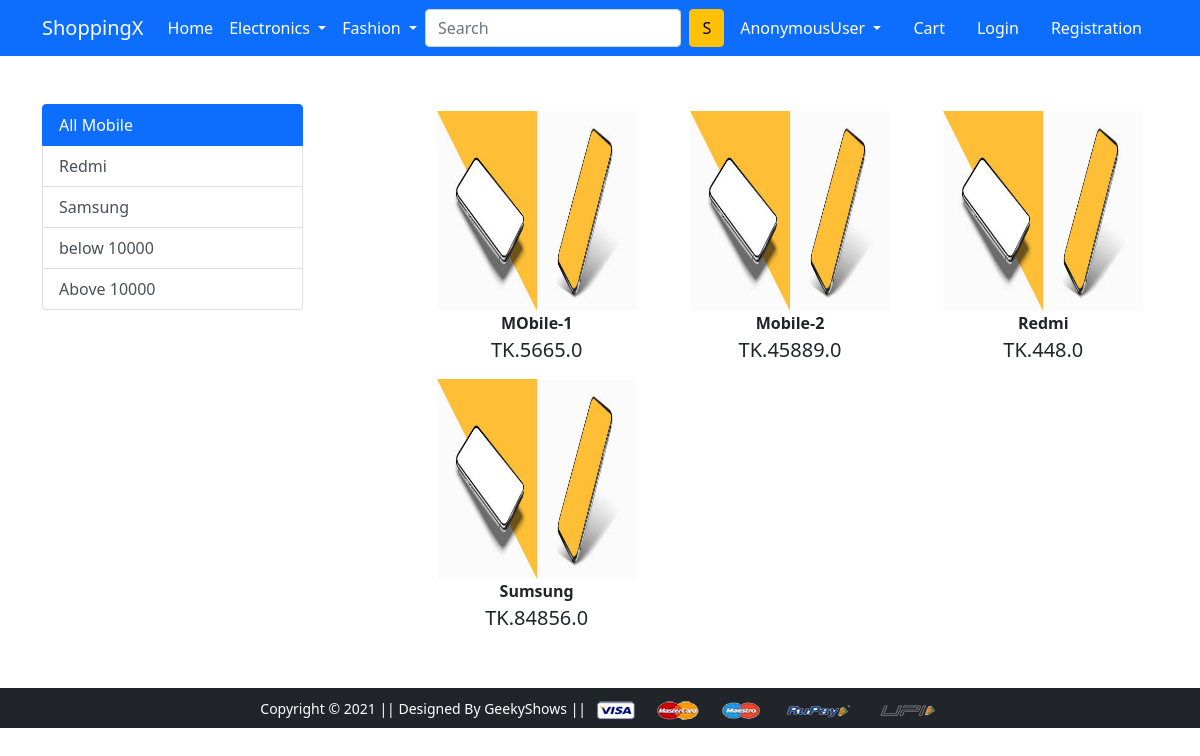
/mobile/, run on the app's committed database.
### app/models.py (models this page shows, shortened)
class Product(models.Model):
    title = models.CharField(max_length=100)
    selling_price = models.FloatField()
    discounted_price = models.FloatField()
    description = models.TextField()
    brand = models.CharField(max_length=100)
    category = models.CharField(choices=CATEGORY_CHOICES,max_length=100)
    product_image = models.ImageField(upload_to='productimg')

### app/views.py (the view)
# urls.py: path('mobile/', views.mobile, name='mobile'),
def mobile(request,data=None):
    if data == None:
        mobiles = Product.objects.filter(category='M')
    elif data == 'Redmi' or data == 'Samsung':
        mobiles = Product.objects.filter(category='M').filter(brand=data)
    elif data == 'below':
        mobiles = Product.objects.filter(category='M').filter(discounted_price__lt=10000)
    elif data == 'above':
        mobiles = Product.objects.filter(category='M').filter(discounted_price__gt=10000)
    return render(request, 'app/mobile.html',{'mobiles':mobiles})

### app/templates/app/mobile.html (shortened to what this page needs)
{% extends 'app/base.html' %}
{% load static %}
{% block main-content %}
<div class="container my-5">
 <div class="row">
  <div class="col-sm-3">
    <div class="list-group">
        <a href="{% url 'mobile' %}" class="list-group-item list-group-item-action active" aria-current="true">
          All Mobile
        </a>
        <a href="{% url 'mobiledata' 'Redmi' %}" class="list-group-item list-group-item-action">Redmi</a>
        <a href="{% url 'mobiledata' 'Samsung' %}" class="list-group-item list-group-item-action">Samsung</a>
        <a href="{% url 'mobiledata' 'below' %}" class="list-group-item list-group-item-action">below 10000</a>
        <a href="{% url 'mobiledata' 'above' %}" class="list-group-item list-group-item-action">Above 10000</a>
      </div>
  </div>
  <div class="col-sm-8 offset-sm-1">
   <div class="row">
    {% for prodcut in mobiles %}
    <div class="col-sm-4">
    <a href="{% url 'product-detail' prodcut.id %}" class="btn"><div class="item"><img src="{{prodcut.product_image.url}}" alt="" height="200px" width="200px"><span class="fw-bold">{{prodcut.title}}</span><br><span class="fs-5">TK.{{prodcut.discounted_price }}</span></div></a>
    </div>
    {% endfor %}
   </div>
  </div>
 </div>
</div>
{% endblock main-content %}

### app/templates/app/base.html (shortened to what this page needs)
<!doctype html>
{% load static %}
<html lang="en">
  <head>
    <link href="https://cdn.jsdelivr.net/npm/bootstrap@5.0.0-beta1/dist/css/bootstrap.min.css" rel="stylesheet">
    <link rel="stylesheet" href="{% static 'app/css/owl.carousel.min.css' %}">
    <link rel="stylesheet" href="{% static 'app/css/all.min.css' %}">
    <link rel="stylesheet" href="{% static 'app/css/style.css' %}">
  </head>
  <body>
    <nav class="navbar navbar-expand-lg navbar-dark bg-primary">
     <div class="container">
       <a class="navbar-brand" href="/">ShoppingX</a>
       <div class="collapse navbar-collapse" id="navbarSupportedContent">
         <ul class="navbar-nav me-auto mb-2 mb-lg-0">
           <li class="nav-item">
             <a class="nav-link active" aria-current="page" href="/">Home</a>
           </li>
           <li class="nav-item dropdown">
             <a class="nav-link dropdown-toggle text-white" href="#" id="electronicsDropdown" role="button" data-bs-toggle="dropdown" aria-expanded="false">
               Electronics
             </a>
           </li>
           <li class="nav-item dropdown">
             <a class="nav-link dropdown-toggle text-white" href="#" id="fashionDropdown" role="button" data-bs-toggle="dropdown" aria-expanded="false">
               Fashion
             </a>
           </li>
         </ul>
         <form class="d-flex">
           <input class="form-control me-2" type="search" placeholder="Search" aria-label="Search">
           <button class="btn btn-warning" type="submit">S</button>
         </form>
         <div>
          <ul class="navbar-nav me-auto mb-2 mb-lg-0">
           <li class="nav-item dropdown mx-2">
              <a class="nav-link dropdown-toggle text-white" href="#" id="profileDropdown" role="button" data-bs-toggle="dropdown" aria-expanded="false">{{request.user|capfirst}}
              </a>
            </li>
            <li class="nav-item mx-2">
             <a href="{% url 'showcart' %}" class="nav-link text-white"> Cart </a>
            </li>
            <li class="nav-item mx-2">
             <a href="{% url 'login' %}" class="nav-link text-white">Login</a>
            </li>
            <li class="nav-item mx-2">
             <a href="{% url 'customerregistration' %}" class="nav-link text-white">Registration</a>
            </li>
          </ul>
         </div>
       </div>
     </div>
    </nav>
    {% block main-content %} {% endblock main-content %}
    <footer class="container-fluid bg-dark text-center p-2 mt-5">
        <small class="text-white">Copyright &copy; 2021 || Designed By GeekyShows || </small>
        <img src="{% static 'app/images/payment.png' %}" alt="" srcset="" class="img-fluid" height="2px">
    </footer>
  </body>
</html>

### data on the page
Product: product_image (picture), title "MObile-1", discounted_price "5665.0"
Product: product_image (picture), title "Mobile-2", discounted_price "45889.0"
Product: product_image (picture), title "Redmi", discounted_price "448.0"
Product: product_image (picture), title "Sumsung", discounted_price "84856.0"

### other printed values
{{ request.user|capfirst }} "AnonymousUser"
